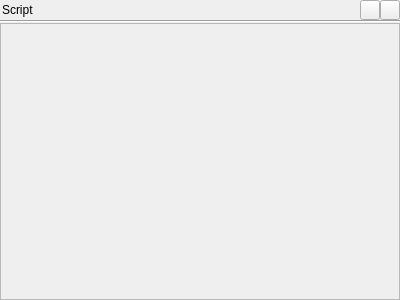
<?xml version="1.0" encoding="UTF-8"?>
<ui version="4.0">
 <class>wgScript</class>
 <widget class="QWidget" name="wgScript">
  <property name="geometry">
   <rect>
    <x>0</x>
    <y>0</y>
    <width>400</width>
    <height>300</height>
   </rect>
  </property>
  <property name="windowTitle">
   <string>ScriptEditor</string>
  </property>
  <layout class="QGridLayout" name="gridLayout">
   <property name="margin">
    <number>0</number>
   </property>
   <property name="spacing">
    <number>0</number>
   </property>
   <item row="0" column="0">
    <layout class="QHBoxLayout" name="hlButtons">
     <property name="spacing">
      <number>0</number>
     </property>
     <property name="leftMargin">
      <number>2</number>
     </property>
     <item>
      <widget class="QLabel" name="label">
       <property name="text">
        <string>Script</string>
       </property>
      </widget>
     </item>
     <item>
      <spacer name="horizontalSpacer">
       <property name="orientation">
        <enum>Qt::Horizontal</enum>
       </property>
       <property name="sizeHint" stdset="0">
        <size>
         <width>40</width>
         <height>12</height>
        </size>
       </property>
      </spacer>
     </item>
     <item>
      <widget class="QPushButton" name="pbPush">
       <property name="minimumSize">
        <size>
         <width>20</width>
         <height>20</height>
        </size>
       </property>
       <property name="maximumSize">
        <size>
         <width>20</width>
         <height>20</height>
        </size>
       </property>
       <property name="text">
        <string/>
       </property>
      </widget>
     </item>
     <item>
      <widget class="QPushButton" name="pbPull">
       <property name="minimumSize">
        <size>
         <width>20</width>
         <height>20</height>
        </size>
       </property>
       <property name="maximumSize">
        <size>
         <width>20</width>
         <height>20</height>
        </size>
       </property>
       <property name="text">
        <string/>
       </property>
      </widget>
     </item>
    </layout>
   </item>
   <item row="1" column="0">
    <widget class="Line" name="line">
     <property name="orientation">
      <enum>Qt::Horizontal</enum>
     </property>
    </widget>
   </item>
   <item row="2" column="0">
    <widget class="QFrame" name="vfScript">
     <property name="frameShape">
      <enum>QFrame::StyledPanel</enum>
     </property>
     <layout class="QVBoxLayout" name="vlScript">
      <property name="spacing">
       <number>0</number>
      </property>
      <property name="margin">
       <number>0</number>
      </property>
     </layout>
    </widget>
   </item>
  </layout>
 </widget>
 <resources/>
 <connections/>
</ui>
